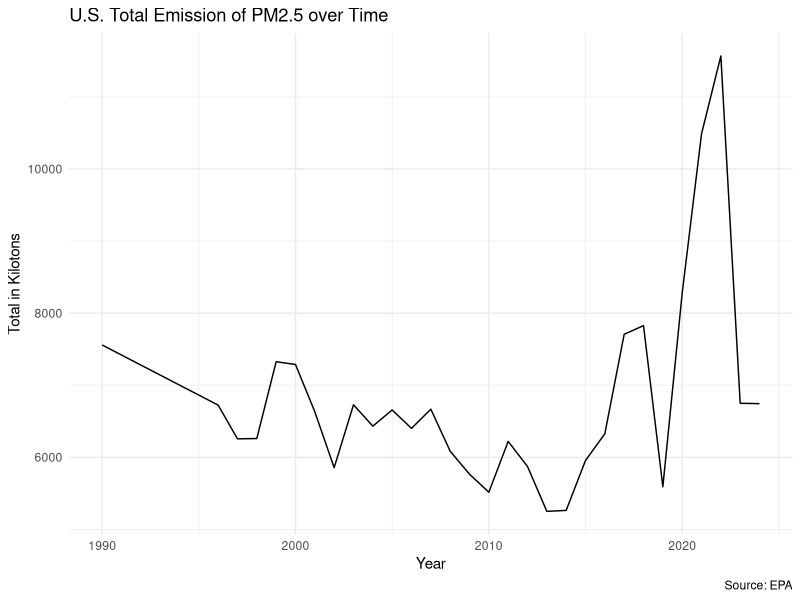
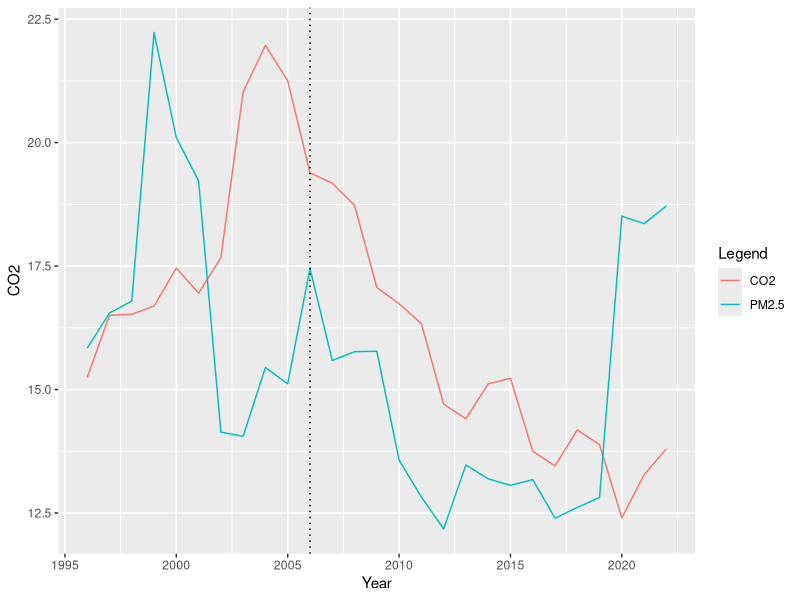
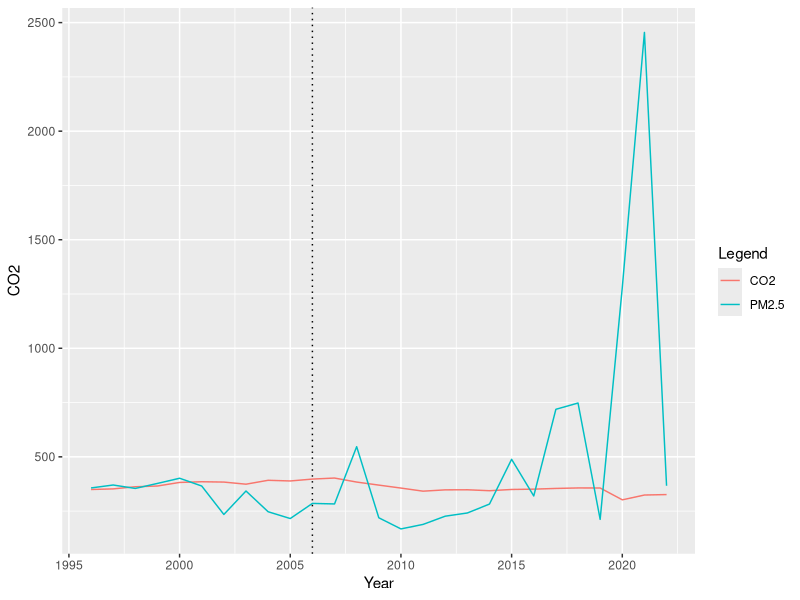
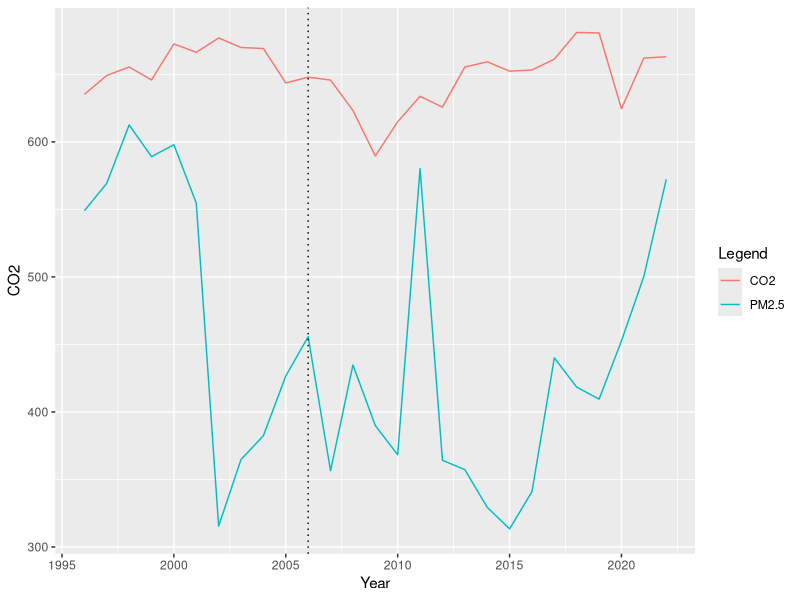
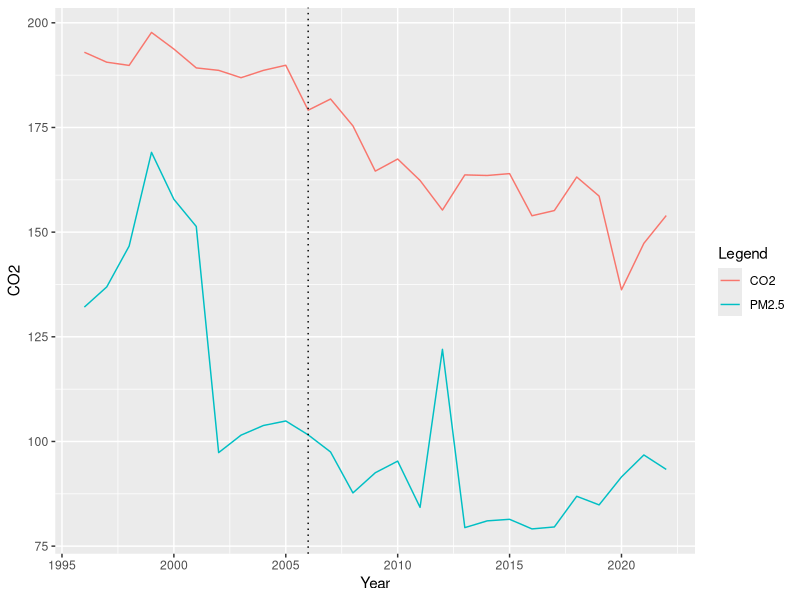
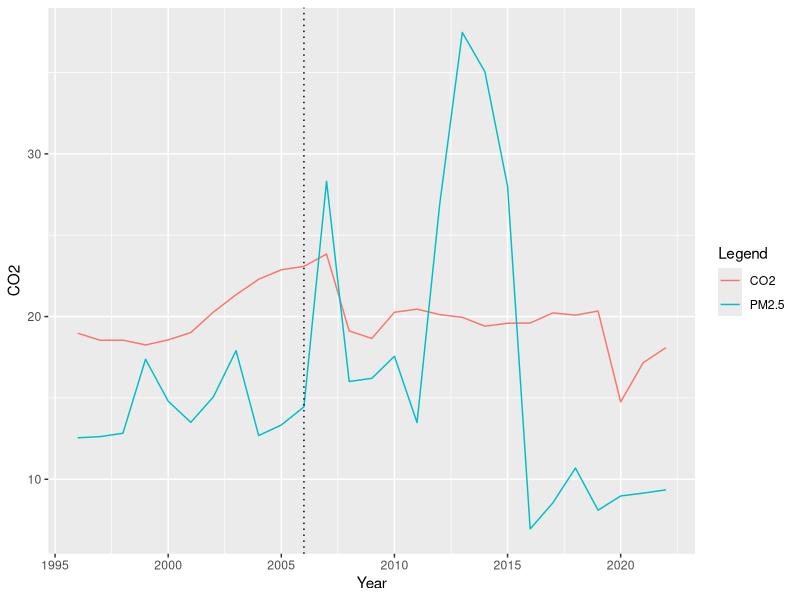

These charts were generated, in order, by the following R code:
## ---- chunk 1
# Delete everything in environment
rm(list = ls())

# Load libraries
library(tidyverse)
library(readxl)
library(readr)

# Load EIA Total CO2 Emission, 1970-2022
co2_1970_2022 <- read_excel("CO2.xlsx")

# Load EPA State PM2.5 Emission, 1990-2024
pm2.5_state_1990_2024 <- read_excel("state_tier1_21feb2005_ktons.xlsx", 
                                    sheet = "State Trends")
## ---- chunk 2
# Delete unnecessary last four columns
co2_1970_2022 <- subset(co2_1970_2022, select = -c(...55 : ...58))

# Rename columns/variables using the fourth row
names(co2_1970_2022) <- as.character(unlist(co2_1970_2022[4,]))

# Delete unnecessary rows
co2_1970_2022 <- co2_1970_2022[-c(1:4, 57),]

# Select states and years only
co2_1970_2022 <- co2_1970_2022 %>%
  select(`1970`:`2022`, State)

# Convert data to long/tidy format
co2_1970_2022 <- co2_1970_2022 %>%
  pivot_longer(cols = -State, names_to = "Year", values_to = "CO2") %>%
  mutate(Year = as.integer(Year),
         CO2 = as.numeric(CO2))

# Use state abbreviations for consistency ("Total of states" becomes NA)
co2_1970_2022$State <- state.abb[match(co2_1970_2022$State, state.name)]
## ---- chunk 3
# Rename columns/variables using the first row
names(pm2.5_state_1990_2024) <- as.character(unlist(pm2.5_state_1990_2024[1,]))
pm2.5_state_1990_2024 <- pm2.5_state_1990_2024[-1,]

# Filter for PM2.5 only
pm2.5_state_1990_2024 <- pm2.5_state_1990_2024 %>% 
  filter(Pollutant == "PM25-PRI")

# Select state and emissions columns only
emission_cols <- grep("^emissions\\d{4}$", names(pm2.5_state_1990_2024), value = TRUE)
pm2.5_state_1990_2024 <- pm2.5_state_1990_2024 %>%
  select(State, all_of(emission_cols))

# Convert data to long/tidy format (with Year, State, Emissions for each source)
pm2.5_state_1990_2024 <- pm2.5_state_1990_2024 %>%
  pivot_longer(cols = starts_with("emissions"),
               names_to = "Year",
               names_prefix = "emissions",
               values_to = "PM2.5") %>%
  mutate(Year = as.integer(Year),
         PM2.5 = as.numeric(PM2.5))

# Group by Year and State to get total PM2.5 per state and year
pm2.5_state_1990_2024 <- pm2.5_state_1990_2024 %>%
  group_by(Year, State) %>%
  summarize(PM2.5 = sum(PM2.5, na.rm = TRUE), .groups = "drop") %>%
  select(State, Year, PM2.5) %>%
  arrange(State)
## ---- chunk 4
pm2.5_state_1990_2024_total <- pm2.5_state_1990_2024 %>%
  group_by(Year) %>%
  summarize(total = sum(PM2.5, na.rm = FALSE)) %>%
  arrange(Year)

ggplot(pm2.5_state_1990_2024_total, aes(x = Year,
                                        y = total)) +
  geom_line() +
  labs(x = "Year",
       y = "Total in Kilotons",
       title = "U.S. Total Emission of PM2.5 over Time",
       caption = "Source: EPA") +
  theme_minimal()
## ---- chunk 5
nh <- full_join(co2_1970_2022, pm2.5_state_1990_2024, 
                  by = c("State", "Year")) %>% 
  filter(State == "NH", Year >= 1996, Year <= 2022)

ggplot(nh, aes(x = Year)) +
  geom_line(aes(y = CO2, color = "CO2")) +
  geom_line(aes(y = PM2.5, color = "PM2.5")) +
  geom_vline(xintercept = 2006, linetype = "dotted") +
  labs(color = "Legend")
## ---- chunk 6
ca <- full_join(co2_1970_2022, pm2.5_state_1990_2024, 
                  by = c("State", "Year")) %>% 
  filter(State == "CA", Year >= 1996, Year <= 2022)

ggplot(ca, aes(x = Year)) +
  geom_line(aes(y = CO2, color = "CO2")) +
  geom_line(aes(y = PM2.5, color = "PM2.5")) +
  geom_vline(xintercept = 2006, linetype = "dotted") +
  labs(color = "Legend")
## ---- chunk 7
tx <- full_join(co2_1970_2022, pm2.5_state_1990_2024, 
                  by = c("State", "Year")) %>% 
  filter(State == "TX", Year >= 1996, Year <= 2022)

ggplot(tx, aes(x = Year)) +
  geom_line(aes(y = CO2, color = "CO2")) +
  geom_line(aes(y = PM2.5, color = "PM2.5")) +
  geom_vline(xintercept = 2006, linetype = "dotted") +
  labs(color = "Legend")
## ---- chunk 8
mi <- full_join(co2_1970_2022, pm2.5_state_1990_2024, 
                  by = c("State", "Year")) %>% 
  filter(State == "MI", Year >= 1996, Year <= 2022)

ggplot(mi, aes(x = Year)) +
  geom_line(aes(y = CO2, color = "CO2")) +
  geom_line(aes(y = PM2.5, color = "PM2.5")) +
  geom_vline(xintercept = 2006, linetype = "dotted") +
  labs(color = "Legend")
## ---- chunk 9
hi <- full_join(co2_1970_2022, pm2.5_state_1990_2024, 
                  by = c("State", "Year")) %>% 
  filter(State == "HI", Year >= 1996, Year <= 2022)

ggplot(hi, aes(x = Year)) +
  geom_line(aes(y = CO2, color = "CO2")) +
  geom_line(aes(y = PM2.5, color = "PM2.5")) +
  geom_vline(xintercept = 2006, linetype = "dotted") +
  labs(color = "Legend")
